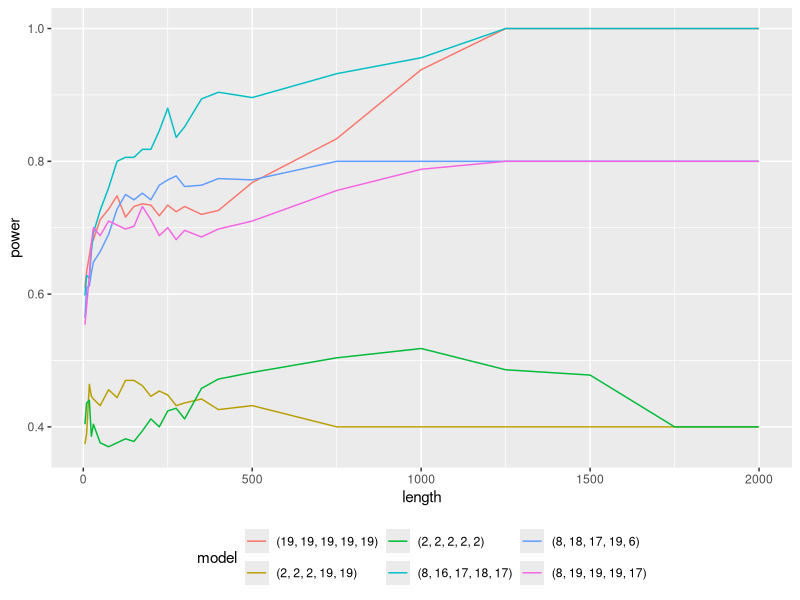

Here is the R script that generated this plot:
library(ggplot2)
setwd(dirname(rstudioapi::getActiveDocumentContext()$path))
dane1 = data.frame(read.csv("dane_na_wykresy.csv",header = T))
dane1$power <-as.numeric(dane1$power)
dane1$length <-as.numeric(dane1$length)

ggplot(dane1,aes(x=length,y=power,col = model))+geom_line()+theme(
  legend.position = "bottom")
